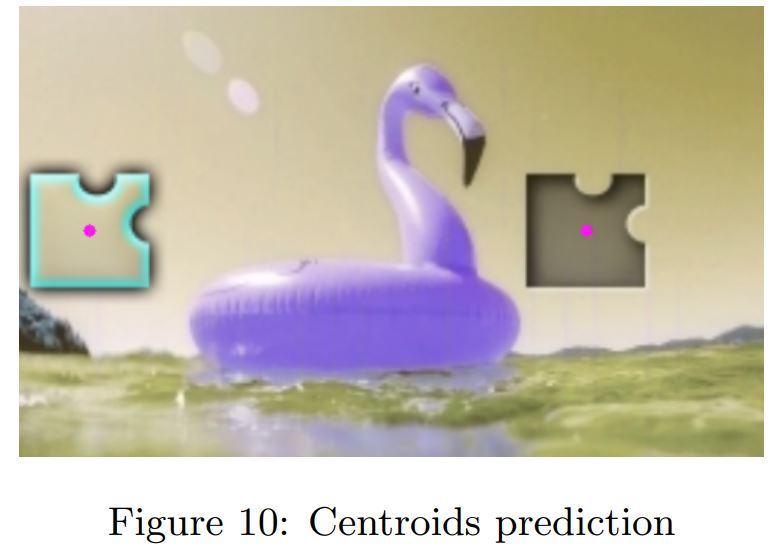
#> input picture puzzle.JPG, 773 x 548 px
$ python harris_corners_detector.py --img_path puzzle.JPG   (older library calls are emulated)
#> lines starting #> are read from the running program, lines starting #| are printed output that depends on the picture
### utils/squares_finder_bruteforce.py
from itertools import combinations

### Simple square search (computationnaly P hard) ###


def is_square(
    points, square_side=1, size_delta=10, x_alignment_delta=10, y_alignment_delta=10
):
    """
    Checks if a set of 4 points form a square of a given size with a given delta tolerance.
    This algorithm is efficient but computationnaly expensive (P-hard).

    Parameters:
        points (list): A list of points.
        square_side (int): The size of the square.
        delta (int): The tolerance for the size of the square.
        x_alignment_delta (int): The tolerance for the alignment of the points on the x axis.
        y_alignment_delta (int): The tolerance for the alignment of the points on the y axis.

    Returns:
        bool: True if the points form a square, False otherwise.
    """
    if len(set(tuple(pt) for pt in points)) != 4:  # Some points are identical
        return False
    x_coords = sorted(set(pt[0] for pt in points))
    y_coords = sorted(set(pt[1] for pt in points))

    # Get rid of very X values near values
    x_coords = [
        x
        for i, x in enumerate(x_coords)
        if i == 0 or abs(x - x_coords[i - 1]) >= x_alignment_delta
    ]
    y_coords = [
        x
        for i, x in enumerate(y_coords)
        if i == 0 or abs(x - y_coords[i - 1]) >= y_alignment_delta
    ]

    if not (
        len(x_coords) == len(y_coords) == 2
    ):  # Points are not aligned 2 by 2 on x and on y
        return False

    if not (
        abs(x_coords[1] - x_coords[0] - square_side) <= size_delta
        and abs(y_coords[1] - y_coords[0] - square_side) <= size_delta
    ):
        # Not a square, or not the right size with the given delta tolerance
        return False
    # We have a square
    return True


def find_squares(
    pts_list, square_side=1, size_delta=10, x_alignment_delta=10, y_alignment_delta=10
):
    squares = []
    for pts in combinations(pts_list, 4):
        if is_square(
            pts, square_side, size_delta, x_alignment_delta, y_alignment_delta
        ):  # Retrieve all the 4 points that form the square
            squares.append(pts)
    return squares

### utils/cluster_points.py
def cluster_points(points, nclusters):
    criteria = (cv2.TERM_CRITERIA_EPS + cv2.TERM_CRITERIA_MAX_ITER, 10, 1.0)
    _, _, centers = cv2.kmeans(
        points, nclusters, None, criteria, 10, cv2.KMEANS_PP_CENTERS
    )
    return centers

### harris_corners_detector.py
import numpy as np
import cv2
import time
import re
import os
from typing import List, Tuple, Union
from skimage.feature import corner_peaks, corner_harris

from base_detector import BaseDetector, Centroid
from utils.squares_finder_bruteforce import find_squares
from utils.cluster_points import cluster_points

from argparse import ArgumentParser

# Preprocessing parameters
BLUR = False
THRESHOLD = 25

# Parameters for squares_finder func
SQUARE_SIZE = 75
SIZE_DELTA = 10
X_ALIGNMENT_DELTA = 10
Y_ALIGNMENT_DELTA = 10


class HarrisCornersDetector(BaseDetector):
    """
    A class for detecting corners in an image.

    Attributes:
        None
    """

    def __init__(self):
        """
        Initializes a HarrisCornersDetector object.
        """
        pass

    @staticmethod
    def _format_output(output):
        centroids = []
        for centroid in output:
            centroids.append(Centroid(centroid[0], centroid[1]))
        return centroids

    @staticmethod
    def is_good_n_centroids(centroids):
        return False if len(centroids) < 2 else True

    @staticmethod
    def create_fake_centroid(centroids):
        height = 318
        width = 516
        centroids = list(centroids)
        x_left = width // 4
        y = height // 2
        x_right = height // 2
        if len(centroids) == 1:
            centroids.append([x_right, y])
        else:
            centroids = []
            centroids.append([x_left, y])
            centroids.append([x_right, y])
        return centroids

    def detect(
        self, path, visualize: bool = False
    ) -> Union[List[Centroid], np.ndarray]:
        """
        Detects edges and intersections in the image at the specified path.

        Parameters:
            path (str): The filepath of the image to be processed.

        Returns:
            list: A list of tuples representing the (x, y) coordinates of
                the detected intersections.
        """

        visualization, centroids = HarrisCornersDetector.full_corners_detection_pipe(
            path
        )
#> in full_corners_detection_pipe, image is the input picture: shape (548, 773, 3); mean B, G, R 174, 189.6, 196.9
        if not HarrisCornersDetector.is_good_n_centroids(centroids):
            centroids = HarrisCornersDetector.create_fake_centroid(centroids)

            # if results folder does not exist create one
        if not os.path.exists("results/harris_corner_detector"):
            os.makedirs("results/harris_corner_detector")

        image_number = re.search(r"([0-9]+)(\.png)", path).group(1)

        path_to_save = (
            f"results/harris_corner_detector/result_harris_img_{image_number}.png"
        )

        if visualize:
            # save the visualization
            cv2.imwrite(path_to_save, visualization)
            return visualization

        return HarrisCornersDetector._format_output(centroids)

    @staticmethod
    def apply_preprocessing(image, blur=False, threshold=20):
        """
        Applies the Sobel operator to an image to detect horizontal and vertical edges.

        Parameters:
            image (ndarray): The image to apply the Sobel operator to.
            threshold (int): The threshold for determining which pixels are considered edges.

        Returns:
            ndarray: A matrix of edge pixels in the image.
        """
        # Convert the image to grayscale
        gray = cv2.cvtColor(image, cv2.COLOR_BGR2GRAY)

        # Apply the Laplacian operator
        laplacian = cv2.Laplacian(gray, cv2.CV_64F)

        # Gaussian blur the image if requested
        if blur:
            laplacian = cv2.GaussianBlur(laplacian, (7, 7), 0)

        # Apply binary thresholding
        binary = cv2.threshold(laplacian, threshold, 255, cv2.THRESH_BINARY)[1]

        return binary

    @staticmethod
    def detect_corners(image, min_distance=10):
        """
        Detects corners in an image using Harris Corners Detector.

        Parameters:
            image (ndarray): The image to apply the Harris corner detector to.
            min_distance (int): The minimum distance between two corners.

        Returns:
            ndarray: A matrix of corners coordinates in the image.
        """
        # Define the minimum distance between two corners
        min_distance = 10

        # Compute the corner response using the Harris corner detector
        corner_response = corner_harris(
            image=image, method="k", k=0.04, sigma=3)

        # Find the peaks in the corner response using the corner_peaks function
        corners = corner_peaks(
            corner_response,
            min_distance=min_distance,
            threshold_rel=0.2,
            exclude_border=True,
        )

        if len(corners) < 8:
            raise RuntimeError("Not enough corners")

        return corners

    @staticmethod
    def squares_filter(
        corners,
        square_size=75,
        size_delta=10,
        x_alignment_delta=10,
        y_alignment_delta=10,
    ):
        """
        Filters out points that form squares from a list of corners coordinates.

        Parameters:
            corners (list): A list of corners.
            distance_min (int): The minimum distance between two corners.
            distance_max (int): The maximum distance between two corners.
            length_delta (int): The maximum difference between the length of two sides of a square.
            angle_delta (int): The maximum difference between the angle of two sides of a square.

        Returns:
            rectangles: A list of squares.
        """
        # Convert to list
        points = corners.tolist()

        # Find squares and rectangles in the set of points
        squares = find_squares(
            points, square_size, size_delta, x_alignment_delta, y_alignment_delta
        )

        return squares

    @staticmethod
    def get_centroids(points: List[Tuple[int, int]], n_clusters=2) -> List[Centroid]:
        """
        Computes the centroids of a list of points.

        Parameters:
            points (list): A list of points.
            n_clusters (int): The number of clusters to use.

        Returns:
            List[Centroid]: A list of centroids.

        """

        points = np.array(points).reshape(-1, 2).astype(np.float32)

        # Compute centroids
        centroids = cluster_points(points, n_clusters)

        return centroids

    @staticmethod
    def full_corners_detection_pipe(path):
        """
        Performs the full corners detection pipeline.

        Parameters:
            path (str): The filepath of the image to be processed.

        Returns:
            ndarray: A matrix of edge pixels in the image.
        """
        # Read the image
        image = cv2.imread(path)

        # Apply preprocessing
        binary = HarrisCornersDetector.apply_preprocessing(
            image, blur=BLUR, threshold=THRESHOLD
        )
#> in apply_preprocessing, `gray = cv2.cvtColor(image, cv2.COLOR_BGR2GRAY)`:
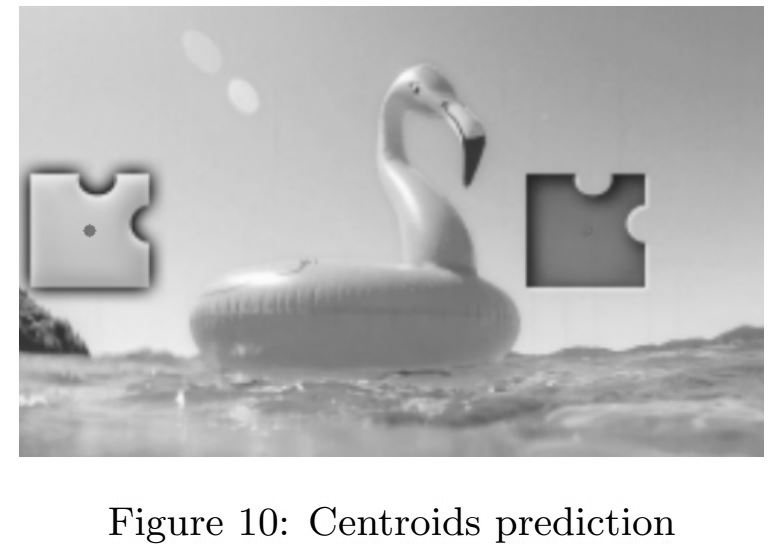
#> gray: shape (548, 773); min 0, max 255, mean 190
#> in apply_preprocessing, `laplacian = cv2.Laplacian(gray, cv2.CV_64F)`:
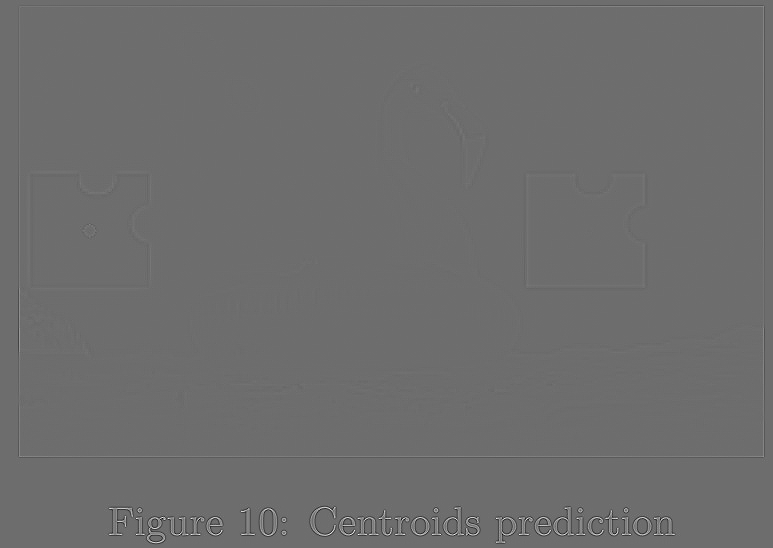
#> laplacian: shape (548, 773) float64; min -505, max 669, mean 0; drawn with min black and max white
#> in apply_preprocessing, `binary = cv2.threshold(laplacian, threshold, 255, cv2.THRESH_BINARY)[1]`:
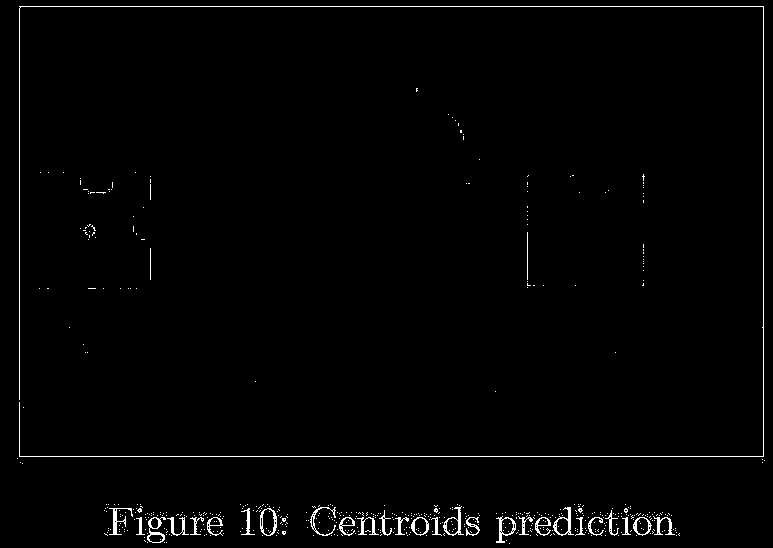
#> binary: shape (548, 773) float64; 1.5% white in thin lines or dots

        # Detect corners
        corners = HarrisCornersDetector.detect_corners(binary)
#> in detect_corners, `corner_response = corner_harris( image=image, method="k", k=0.04, sigm..`:
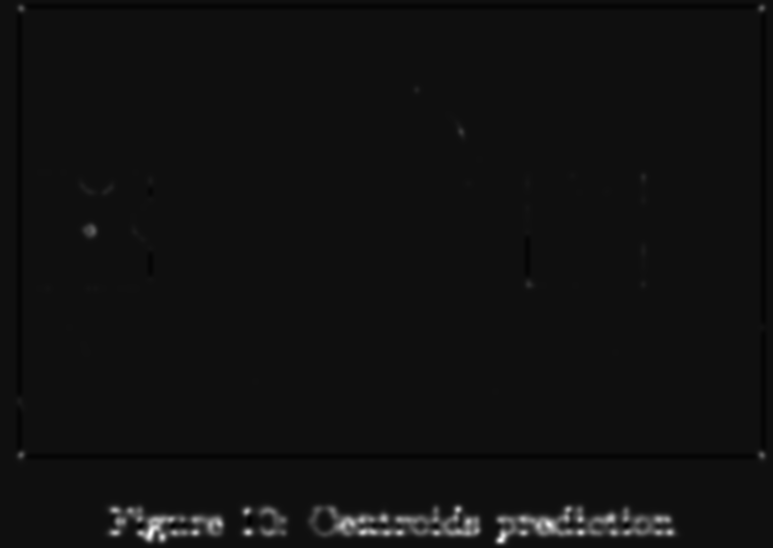
#> corner_response: shape (548, 773) float64; min -4.2e+09, max 6.33e+10, mean 492180667.9; drawn with min black and max white
#> in detect_corners, `corners = corner_peaks( corner_response, min_distance=min_distance, th..`: corners = 39 pairs, first value 230 to 533, second value 21 to 761

        # Filter out rectangles
        squares = HarrisCornersDetector.squares_filter(
            corners,
            square_size=SQUARE_SIZE,
            size_delta=SIZE_DELTA,
            x_alignment_delta=X_ALIGNMENT_DELTA,
            y_alignment_delta=Y_ALIGNMENT_DELTA,
        )

        # Compute centroids
        if len(squares) == 1:
            centroids = HarrisCornersDetector.get_centroids(
                squares, n_clusters=1)

            # Get the only centroid available
            centroid = Centroid(*centroids[0])
            cv2.circle(
                image,
                (int(centroid.y), int(centroid.x)),
                3,
                (255),
                2,
            )

        else:
            centroids = HarrisCornersDetector.get_centroids(
                squares, n_clusters=2)

            # Get the centroids piecewise
            centroid_puzzle_piece = Centroid(*centroids[0])
            centroid_hole = Centroid(*centroids[1])

            # Visualize the results
            cv2.circle(
                image,
                (int(centroid_puzzle_piece.y), int(centroid_puzzle_piece.x)),
                5,
                (255, 0, 255),
                -1,
            )
            cv2.circle(
                image,
                (int(centroid_hole.y), int(centroid_hole.x)),
                5,
                (255, 0, 255),
                -1,
            )

        return image, centroids


if __name__ == "__main__":

    start_time = time.time()

    # Parse the arguments
    parser = ArgumentParser()
    parser.add_argument(
        "--img_path",
        dest="img_path",
        default="data/0.png",
        type=str,
        help="Path to the image on which to apply detection.",
    )

    parser.add_argument(
        "--viz",
        dest="vizualize",
        default=True,
        type=bool,
        help="Vizualize result of detect or not.",
    )

    args = parser.parse_args()

    # Initialize the detector
    detector = HarrisCornersDetector()

    # Detect the corners
    detector.detect(path=args.img_path, visualize=args.vizualize)
#> in squares_filter, `points = corners.tolist()`: points has the same summary as corners in detect_corners
#> the loop in find_squares, `for pts in combinations(pts_list, 4):` made 82251 passes
#> (pts, x_coords in is_square, y_coords in is_square) on passes 1 to 3: (([533, 150], [524, 549], [532, 580], [532, 363]), [524], [150, 363, 549, 580]), (([533, 150], [524, 549], [532, 580], [532, 248]), [524], [150, 248, 549, 580]), (([533, 150], [524, 549], [532, 580], [532, 399]), [524], [150, 399, 549, 580])
#> after the loop in find_squares, `for pts in combinations(pts_list, 4):`: squares = []
#> in get_centroids, `points = np.array(points).reshape(-1, 2).astype(np.float32)`: points = empty array
#> (the run stopped early here; a loop or call above may not have finished)
